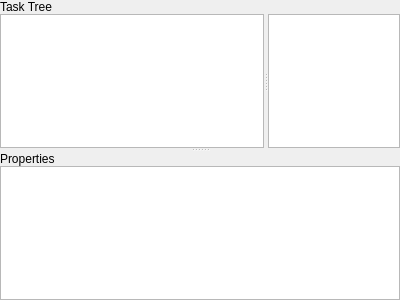
<?xml version="1.0" encoding="UTF-8"?>
<ui version="4.0">
 <class>moveit_rviz_plugin::TaskView</class>
 <widget class="QWidget" name="moveit_rviz_plugin::TaskView">
  <property name="geometry">
   <rect>
    <x>0</x>
    <y>0</y>
    <width>400</width>
    <height>300</height>
   </rect>
  </property>
  <property name="windowTitle">
   <string>Tasks Panel</string>
  </property>
  <layout class="QVBoxLayout" name="verticalLayout">
   <property name="leftMargin">
    <number>0</number>
   </property>
   <property name="topMargin">
    <number>0</number>
   </property>
   <property name="rightMargin">
    <number>0</number>
   </property>
   <property name="bottomMargin">
    <number>0</number>
   </property>
   <item>
    <widget class="QSplitter" name="tasks_property_splitter">
     <property name="orientation">
      <enum>Qt::Vertical</enum>
     </property>
     <widget class="QWidget" name="layoutWidget">
      <layout class="QVBoxLayout" name="verticalLayout1">
       <property name="spacing">
        <number>0</number>
       </property>
       <item>
        <widget class="QLabel" name="tasks_view_label">
         <property name="text">
          <string>Task Tree</string>
         </property>
        </widget>
       </item>
       <item>
        <widget class="QSplitter" name="tasks_solutions_splitter">
         <property name="sizePolicy">
          <sizepolicy hsizetype="Expanding" vsizetype="Expanding">
           <horstretch>0</horstretch>
           <verstretch>0</verstretch>
          </sizepolicy>
         </property>
         <property name="orientation">
          <enum>Qt::Horizontal</enum>
         </property>
         <widget class="moveit_rviz_plugin::TaskListView" name="tasks_view">
          <property name="sizePolicy">
           <sizepolicy hsizetype="Preferred" vsizetype="Expanding">
            <horstretch>2</horstretch>
            <verstretch>0</verstretch>
           </sizepolicy>
          </property>
          <property name="contextMenuPolicy">
           <enum>Qt::ActionsContextMenu</enum>
          </property>
          <property name="indentation">
           <number>15</number>
          </property>
          <property name="uniformRowHeights">
           <bool>true</bool>
          </property>
          <property name="allColumnsShowFocus">
           <bool>true</bool>
          </property>
          <attribute name="headerCascadingSectionResizes">
           <bool>true</bool>
          </attribute>
          <attribute name="headerStretchLastSection">
           <bool>false</bool>
          </attribute>
         </widget>
         <widget class="moveit_rviz_plugin::SolutionListView" name="solutions_view">
          <property name="sizePolicy">
           <sizepolicy hsizetype="Preferred" vsizetype="Expanding">
            <horstretch>1</horstretch>
            <verstretch>0</verstretch>
           </sizepolicy>
          </property>
          <property name="selectionMode">
           <enum>QAbstractItemView::ExtendedSelection</enum>
          </property>
          <property name="selectionBehavior">
           <enum>QAbstractItemView::SelectRows</enum>
          </property>
          <property name="textElideMode">
           <enum>Qt::ElideNone</enum>
          </property>
          <property name="horizontalScrollMode">
           <enum>QAbstractItemView::ScrollPerPixel</enum>
          </property>
          <property name="rootIsDecorated">
           <bool>false</bool>
          </property>
          <property name="uniformRowHeights">
           <bool>true</bool>
          </property>
          <property name="sortingEnabled">
           <bool>true</bool>
          </property>
          <property name="allColumnsShowFocus">
           <bool>true</bool>
          </property>
         </widget>
        </widget>
       </item>
      </layout>
     </widget>
     <widget class="QWidget" name="layoutWidget1">
      <layout class="QVBoxLayout" name="verticalLayout2">
       <property name="spacing">
        <number>0</number>
       </property>
       <item>
        <widget class="QLabel" name="property_view_label">
         <property name="text">
          <string>Properties</string>
         </property>
        </widget>
       </item>
       <item>
        <widget class="rviz_common::properties::PropertyTreeWidget" name="property_view"/>
       </item>
      </layout>
     </widget>
    </widget>
   </item>
  </layout>
  <action name="actionRemoveTaskTreeRows">
   <property name="text">
    <string>Remove</string>
   </property>
   <property name="toolTip">
    <string>Remove selected rows</string>
   </property>
   <property name="shortcut">
    <string>Del</string>
   </property>
   <property name="shortcutContext">
    <enum>Qt::WidgetShortcut</enum>
   </property>
  </action>
  <action name="actionAddLocalTask">
   <property name="text">
    <string>Add task</string>
   </property>
  </action>
  <action name="actionShowTimeColumn">
   <property name="checkable">
    <bool>true</bool>
   </property>
   <property name="text">
    <string>ShowTimeColumn</string>
   </property>
   <property name="toolTip">
    <string>show time column</string>
   </property>
  </action>
 </widget>
 <customwidgets>
  <customwidget>
   <class>moveit_rviz_plugin::TaskListView</class>
   <extends>QTreeView</extends>
   <header>task_list_model.h</header>
  </customwidget>
  <customwidget>
   <class>rviz_common::properties::PropertyTreeWidget</class>
   <extends>QTreeView</extends>
   <header location="global">rviz_common/properties/property_tree_widget.hpp</header>
  </customwidget>
  <customwidget>
   <class>moveit_rviz_plugin::SolutionListView</class>
   <extends>QTreeView</extends>
   <header>task_list_model.h</header>
  </customwidget>
 </customwidgets>
 <resources/>
 <connections/>
</ui>
